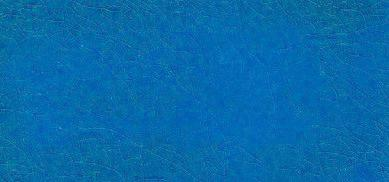
#> input picture experiment/pattern/change_hv/pattern_tile_scan2-10__color_tile_scan2-7.jpg, 389 x 182 px
$ python change_color_nochange_pattern.py pattern_tile_scan2-10__color_tile_scan2-7.jpg pattern_tile_scan2-7__color_tile_scan2-10.jpg
#> lines starting #> are read from the running program, lines starting #| are printed output that depends on the picture
import os.path
import sys
from PIL import Image
import numpy as np
import statistics
import colorsys


def rgb2hsv(rgb):
# hsv means normalized hsv
    hsv = np.ndarray(rgb.shape)
    for i in range(rgb.shape[0]):
        hsv[i, 0], hsv[i, 1], hsv[i, 2] = colorsys.rgb_to_hsv(rgb[i, 0]/255, rgb[i, 1]/255, rgb[i, 2]/255)

    return hsv


def hsv2rgb(hsv):
# hsv means normalized hsv
    rgb = np.ndarray(hsv.shape)
    for i in range(hsv.shape[0]):
        rgb[i, 0], rgb[i, 1], rgb[i, 2] = colorsys.hsv_to_rgb(hsv[i, 0], hsv[i, 1], hsv[i, 2])
    rgb[:, 0] = rgb[:, 0]*255
    rgb[:, 1] = rgb[:, 1]*255
    rgb[:, 2] = rgb[:, 2]*255

    return rgb


def get_out_hsv(pattern_hsv, color_hsv):
    out_hsv = np.ndarray(pattern_hsv.shape)

    diff = statistics.mean(pattern_hsv[:, 0])-statistics.mean(color_hsv[:, 0])
    out_hsv[:, 0] = pattern_hsv[:, 0]-diff

    out_hsv[:, 1] = pattern_hsv[:, 1]

    diff = statistics.mean(pattern_hsv[:, 2])-statistics.mean(color_hsv[:, 2])
    out_hsv[:, 2] = pattern_hsv[:, 2]-diff

    return out_hsv


def output(img_size, rgb, out_file):
    width, height = img_size
    img = Image.new('RGB', (width, height))
    counter = 0
    for i in range(height):
        for j in range(width):
            img.putpixel((j, i), (int(rgb[counter, 0]), int(rgb[counter, 1]), int(rgb[counter, 2])))
            counter += 1
    img.save(out_file)


pattern_file = sys.argv[1]
color_file = sys.argv[2]
pattern_name, pattern_ext = os.path.splitext(pattern_file)
color_name, color_ext = os.path.splitext(color_file)
out_file = "pattern_"+pattern_name+"__color_"+color_name+pattern_ext

pattern_img = Image.open(pattern_file)
#> pattern_img is the input picture: PIL image 389x182 RGB; mean R, G, B 7.4, 106.4, 170.2
color_img = Image.open(color_file)
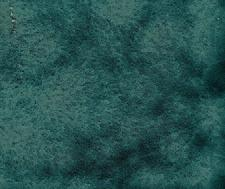
#> input picture experiment/pattern/change_hv/pattern_tile_scan2-7__color_tile_scan2-10.jpg, 225 x 189 px
#> color_img is the input picture: PIL image 225x189 RGB; mean R, G, B 38.4, 82.5, 80.7
rgbed_pattern_img = pattern_img.convert("RGB")
rgbed_color_img = color_img.convert("RGB")

pattern_rgb = np.array(rgbed_pattern_img.getdata())
color_rgb = np.array(rgbed_color_img.getdata())
pattern_hsv = rgb2hsv(pattern_rgb)
color_hsv = rgb2hsv(color_rgb)

out_hsv = get_out_hsv(pattern_hsv, color_hsv)
#> in get_out_hsv, `diff = statistics.mean(pattern_hsv[:, 0])-statistics.mean(color_hsv[:,..`: diff = 0.0716
#> in get_out_hsv, `diff = statistics.mean(pattern_hsv[:, 2])-statistics.mean(color_hsv[:,..`: diff = 0.343
out_rgb = hsv2rgb(out_hsv)
output(pattern_img.size, out_rgb, out_file)
#> in output, `img = Image.new('RGB', (width, height))`: img: PIL image 389x182 RGB; every value is 0
#> after the loop in output, `for i in range(height):`:
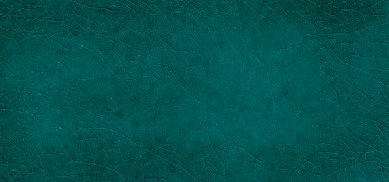
#> img: PIL image 389x182 RGB; mean R, G, B 3.2, 82.2, 79.3
#> after the loop in output, `for i in range(height):`: counter = 70798
